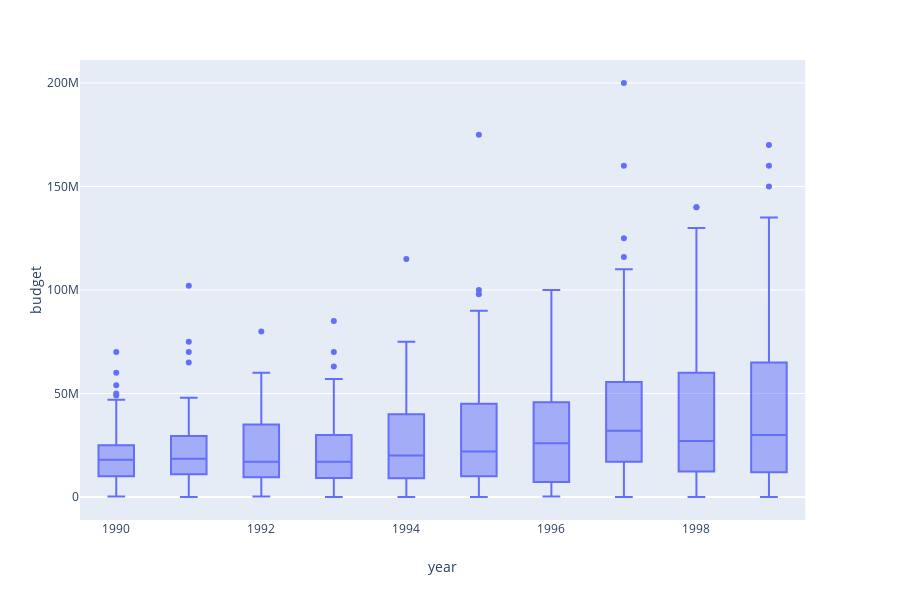

The notebook cell this image was saved under:
### Code cell
fig = px.box(df_1990s[df_1990s['budget']>0], x='year', y='budget')
fig.show()

### Figure 1 — Plotly figure (JSON) as saved in the notebook; plotly's stock layout.template omitted (floating-point values rounded to 4 significant figures; data arrays with more than 128 entries replaced by an {"elided": "..."} marker saying what was removed)
{"data": [{"alignmentgroup": "True", "hoverlabel": {"namelength": 0}, "hovertemplate": "year=%{x}<br>budget=%{y}", "legendgroup": "", "marker": {"color": "#636efa"}, "name": "", "notched": false, "offsetgroup": "", "orientation": "v", "showlegend": false, "type": "box", "x": {"elided": "1028 int values"}, "x0": " ", "xaxis": "x", "y": {"elided": "1028 int values"}, "y0": " ", "yaxis": "y"}], "layout": {"boxmode": "group", "height": 600, "legend": {"tracegroupgap": 0}, "margin": {"t": 60}, "xaxis": {"anchor": "y", "domain": [0, 0.98], "title": {"text": "year"}}, "yaxis": {"anchor": "x", "domain": [0, 1], "title": {"text": "budget"}}}}
